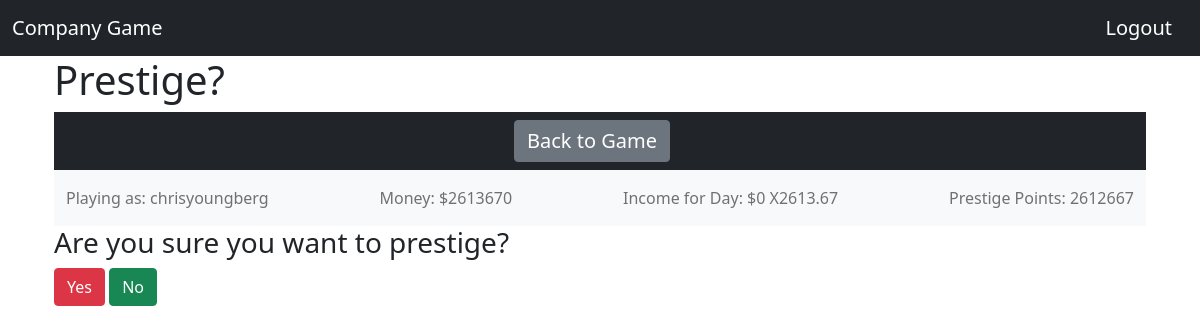
The page /prestigeQuestion/ (signed in) on the database its author committed.
### Users/models.py (models this page shows, shortened)
class Account(models.Model):
    user = models.OneToOneField(User, on_delete=models.CASCADE)
    money = models.BigIntegerField(default=1000)
    incomeforday = models.BigIntegerField(default=0)
    prestige = models.IntegerField(default=0)
    prestigeBonus = models.FloatField(default=0)
    comp1 = models.IntegerField(default=0)
    comp2 = models.IntegerField(default=0)
    comp3 = models.IntegerField(default=0)
    comp4 = models.IntegerField(default=0)
    comp5 = models.IntegerField(default=0)
    comp6 = models.IntegerField(default=0)
    comp7 = models.IntegerField(default=0)
    comp8 = models.IntegerField(default=0)
    comp9 = models.IntegerField(default=0)
    comp10 = models.IntegerField(default=0)
    pallcost = models.IntegerField(default=0)
    pcomp1cost = models.IntegerField(default=0)
    pcomp2cost = models.IntegerField(default=0)
    pcomp3cost = models.IntegerField(default=0)
    pcomp4cost = models.IntegerField(default=0)
    pcomp5cost = models.IntegerField(default=0)
    pcomp6cost = models.IntegerField(default=0)
    pcomp7cost = models.IntegerField(default=0)
    pcomp8cost = models.IntegerField(default=0)
    pcomp9cost = models.IntegerField(default=0)
    pcomp10cost = models.IntegerField(default=0)
    pallpay = models.IntegerField(default=0)
    pcomp1pay = models.IntegerField(default=0)
    pcomp2pay = models.IntegerField(default=0)
    pcomp3pay = models.IntegerField(default=0)
    pcomp4pay = models.IntegerField(default=0)
    pcomp5pay = models.IntegerField(default=0)
    pcomp6pay = models.IntegerField(default=0)
    pcomp7pay = models.IntegerField(default=0)
    pcomp8pay = models.IntegerField(default=0)
    pcomp9pay = models.IntegerField(default=0)
    pcomp10pay = models.IntegerField(default=0)

### Game/views.py (the view)
# urls.py: path('prestigeQuestion/', gameViews.prestigeQuestion, name='prestigeQuestion')
@login_required
def prestigeQuestion(request):
    a = Account.objects.filter(user = request.user).first()
    return render(request, 'prestigeQuestion.html', {'a':a})

### Game/templates/prestigeQuestion.html (shortened to what this page needs)
{% extends 'base.html' %}
{% block body %}
<div class="container">
    <h1>Prestige?</h1>
    <div class="navbar navbar-dark bg-dark">
        <div class="container-fluid">
            <a class="navbar-brand btn btn-secondary" href="{% url 'game' %}">Back to Game</a>
        </div>
    </div>
    <nav class="navbar navbar-light sticky-top bg-light">
        <div class="container-fluid">
            <span class="navbar-text">Playing as: {{ a.user.username }}</span>
            <span class="navbar-text">Money: ${{ a.money }}</span>
            {% if a.prestigeBonus > .01 %}
            <span class="navbar-text">Income for Day: ${{ a.incomeforday }} X{{ a.prestigeBonus }}</span>
            {% else %}
            <span class="navbar-text">Income for Day: ${{ a.incomeforday }}</span>
            {% endif %}
            <span class="navbar-text">Prestige Points: {{ a.prestige }}</span>
        </div>
    </nav>
    <h3>Are you sure you want to prestige?</h3>
    <a class="btn btn-danger" href="{% url 'prestige' %}">Yes</a>
    <a class="btn btn-success" href="{% url 'game' %}">No</a>
</div>
{% endblock %}

### rows shown on the page
Account: user.username "chrisyoungberg", money "2613670", incomeforday "0", prestigeBonus "2613.67", prestige "2612667"
